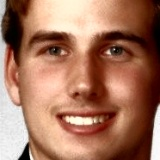
#> input picture TestPhotosCleaned/adam-solo.jpg, 160 x 160 px; its folder holds only this picture in this run
$ python match_fiw_style.py
#> lines starting #> are read from the running program, lines starting #| are printed output that depends on the picture
import cv2
import numpy as np
import os

def match_fiw_style(input_path, output_path):
    """Light processing to match FIW dataset style"""
#> called with input_path = '../TestPhotosCleaned/adam-solo.jpg'
    img = cv2.imread(input_path)
#> img is the input picture: shape (160, 160, 3); mean B, G, R 93.7, 116.1, 165.4

    if img is None:
        print(f"Failed to load: {input_path}")
        return

    # Just resize to 160x160
    img = cv2.resize(img, (160, 160))

    # Very light blur
    img = cv2.GaussianBlur(img, (3, 3), 0)

    # Slight saturation reduction
    hsv = cv2.cvtColor(img, cv2.COLOR_BGR2HSV).astype(np.float32)
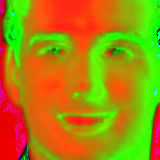
#> hsv: shape (160, 160, 3) float32; mean B, G, R 12.1, 137, 165.4
    hsv[:, :, 1] = hsv[:, :, 1] * 0.85
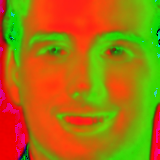
#> hsv: shape (160, 160, 3) float32; mean B, G, R 12.1, 116.4, 165.4
    img = cv2.cvtColor(hsv.astype(np.uint8), cv2.COLOR_HSV2BGR)
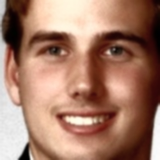
#> img: shape (160, 160, 3); mean B, G, R 104.3, 123.3, 165.4

    cv2.imwrite(output_path, img)
    print(f"Processed: {output_path}")

# Process your photos
input_folder = "../TestPhotosCleaned"
output_folder = "../TestPhotosCleaned/fiw_style"
os.makedirs(output_folder, exist_ok=True)

for filename in os.listdir(input_folder):
    if filename.endswith('.jpg'):
        input_path = os.path.join(input_folder, filename)
        # Skip if it's not a file
        if not os.path.isfile(input_path):
            continue
        output_path = os.path.join(output_folder, filename)
        match_fiw_style(input_path, output_path)

print("\nDone! Test with photos in TestPhotosCleaned/fiw_style/")
